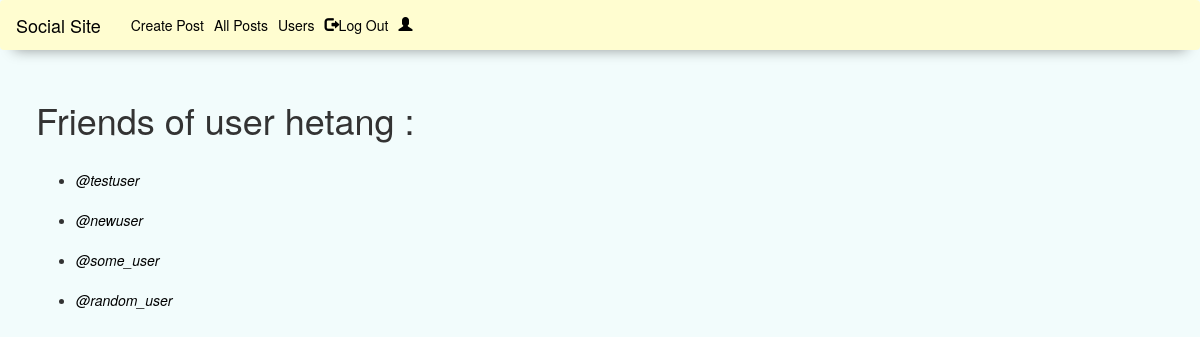
The app's page /accounts/friend_list/hetang/ (signed in) with its own data.
### accounts/models.py (models this page shows, shortened)
class Profile(models.Model):
    user = models.OneToOneField(User, on_delete = models.CASCADE)
    image = models.ImageField(default='default.jpg',upload_to='profile_pic')
    slug = AutoSlugField(populate_from='user')
    bio = models.CharField(max_length = 100, blank = True)
    friends = models.ManyToManyField('Profile',blank = True)
    def __str__(self):
        return f'@{self.user.username}'

### accounts/views.py (the view)
# urls.py: path('friend_list/<slug>/',
class friend_list(generic.ListView):
    model = models.Profile
    template_name = 'accounts/friend_list.html'
    def get_queryset(self):
        user = get_object_or_404(models.Profile, slug = self.kwargs.get('slug'))
        return user.friends.all()
    def get_context_data(self,**kwargs):
        context = super().get_context_data(**kwargs)
        context['list_user_profile'] = get_object_or_404(models.Profile, slug = self.kwargs.get('slug'))
        return context

### accounts/templates/accounts/friend_list.html
{% extends "base.html" %}
{% load bootstrap3 %}
{% block content %}
  <h1>Friends of user {{list_user_profile.user}} : </h1>
  <div class="">
    <ul>
      {% for name in object_list  %}
        <br><li>
            <a href="{% url 'accounts:user_profile' slug=name|slugify %}">{{name}}</a>
        </li>
      {%endfor%}
    </ul>
  </div>
{% endblock %}

### static/CSS/mysite.css (style rules this page uses)
a { color : black; font-style: italic; }

### records on screen
Profile: user "hetang"
Profile: user.username "@testuser"
Profile: user.username "@newuser"
Profile: user.username "@some_user"
Profile: user.username "@random_user"
